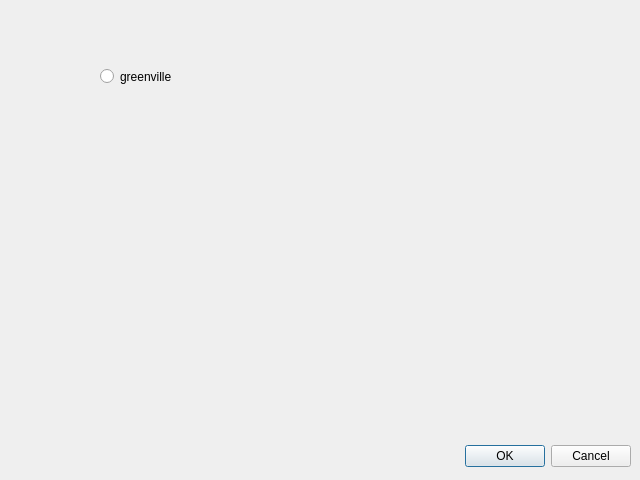
<?xml version="1.0" encoding="UTF-8"?>
<ui version="4.0">
 <class>Mapvariations</class>
 <widget class="QDialog" name="Mapvariations">
  <property name="geometry">
   <rect>
    <x>0</x>
    <y>0</y>
    <width>640</width>
    <height>480</height>
   </rect>
  </property>
  <property name="windowTitle">
   <string>Dialog</string>
  </property>
  <widget class="QDialogButtonBox" name="buttonBox">
   <property name="geometry">
    <rect>
     <x>10</x>
     <y>440</y>
     <width>621</width>
     <height>32</height>
    </rect>
   </property>
   <property name="orientation">
    <enum>Qt::Horizontal</enum>
   </property>
   <property name="standardButtons">
    <set>QDialogButtonBox::Cancel|QDialogButtonBox::Ok</set>
   </property>
  </widget>
  <widget class="QRadioButton" name="greenville">
   <property name="geometry">
    <rect>
     <x>100</x>
     <y>66</y>
     <width>91</width>
     <height>21</height>
    </rect>
   </property>
   <property name="text">
    <string>greenville</string>
   </property>
  </widget>
 </widget>
 <resources/>
 <connections>
  <connection>
   <sender>buttonBox</sender>
   <signal>accepted()</signal>
   <receiver>Mapvariations</receiver>
   <slot>accept()</slot>
   <hints>
    <hint type="sourcelabel">
     <x>248</x>
     <y>254</y>
    </hint>
    <hint type="destinationlabel">
     <x>157</x>
     <y>274</y>
    </hint>
   </hints>
  </connection>
  <connection>
   <sender>buttonBox</sender>
   <signal>rejected()</signal>
   <receiver>Mapvariations</receiver>
   <slot>reject()</slot>
   <hints>
    <hint type="sourcelabel">
     <x>316</x>
     <y>260</y>
    </hint>
    <hint type="destinationlabel">
     <x>286</x>
     <y>274</y>
    </hint>
   </hints>
  </connection>
 </connections>
</ui>
